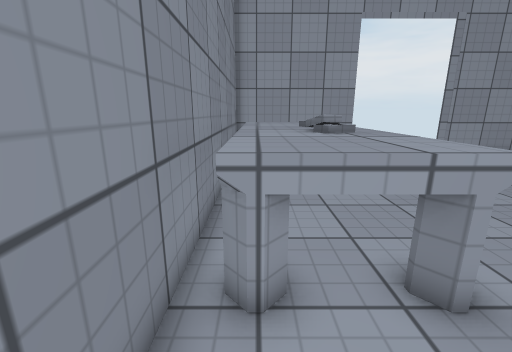
[1] (above)

13 first-person views from a walk through a scene from a Unity 3-D project. The camera is 1.3 m above the floor, tilts 14° down and sees 90° across. Doors are open. The floor is counted in squares, 0.5 m on a side. Each view is taken from the middle of a square. On the plan, view 1 faces up. The plan holds only what a view shows up to about 18 squares ahead; the rest is blank. Surface patterns are stand-ins for the level's own textures.

[2]
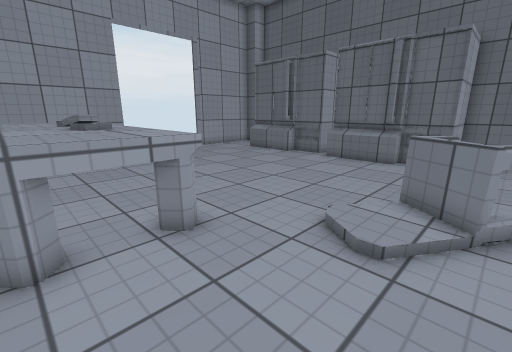

[3]
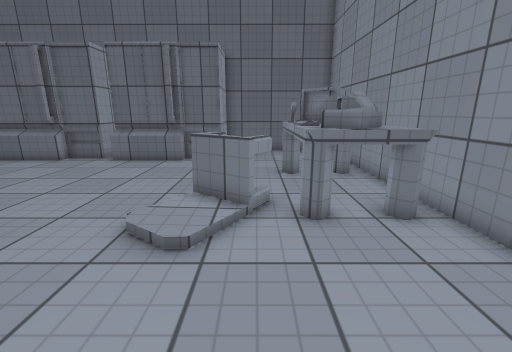

[4]
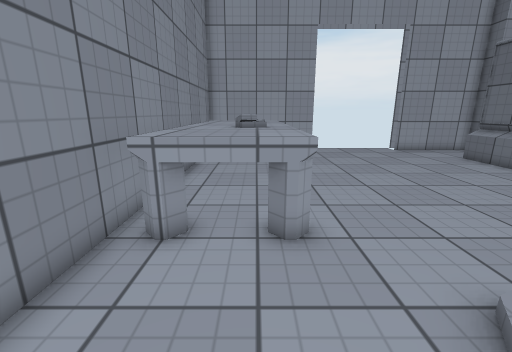

[5]
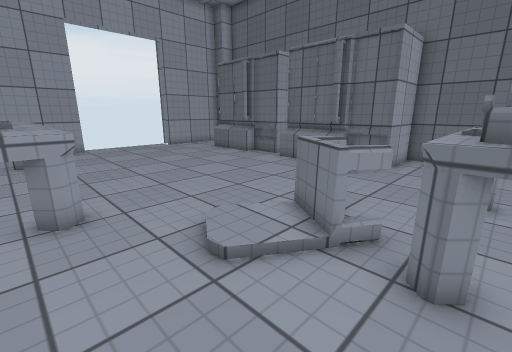

[6]
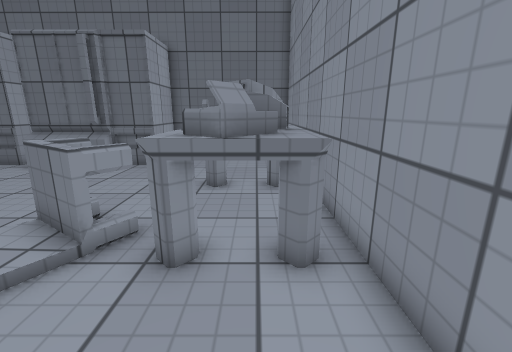

[7]
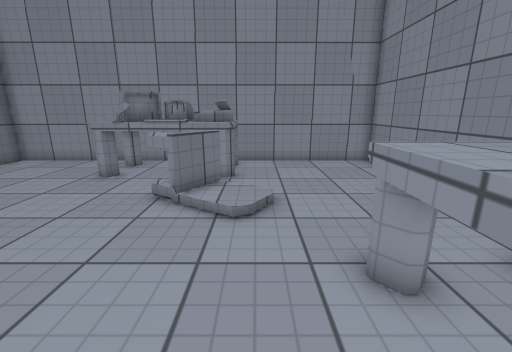

[8]
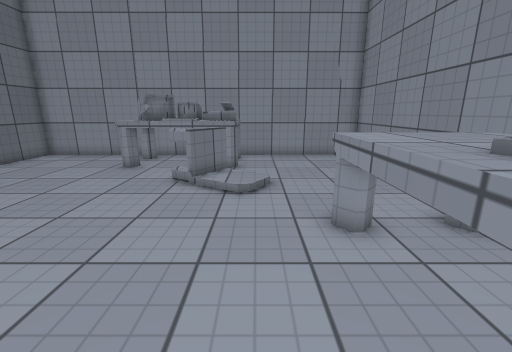

[9]
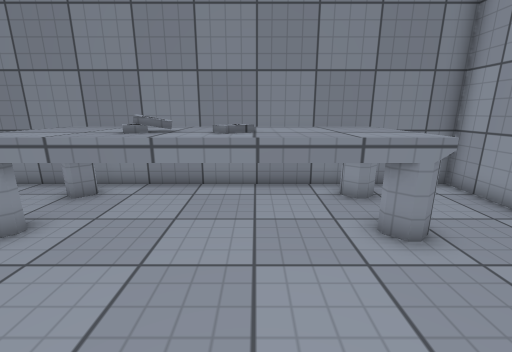

[10]
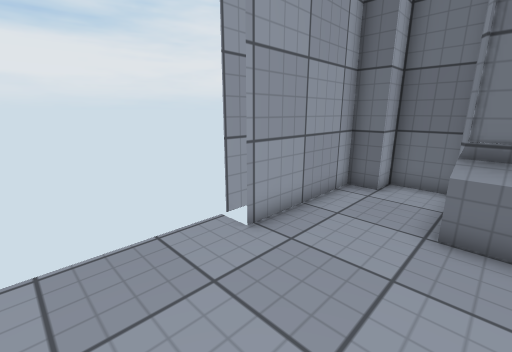

[11]
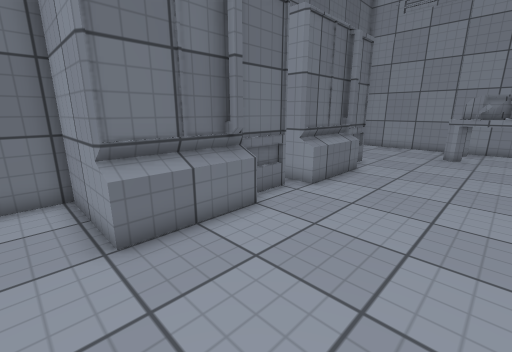

[12]
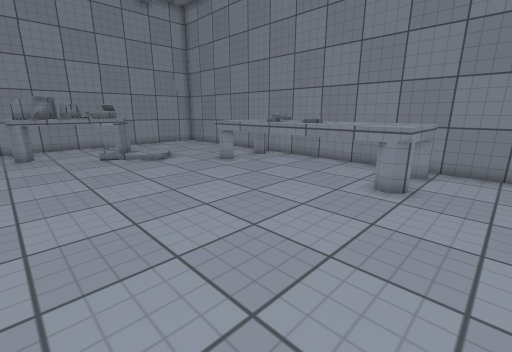

[13]
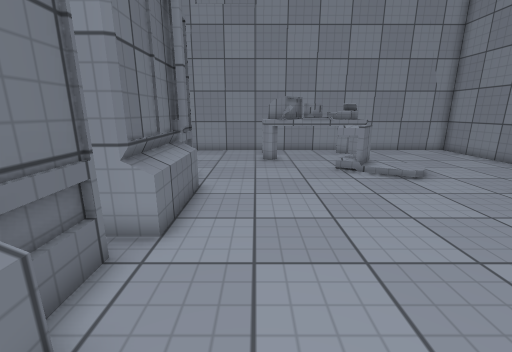

### Floor plan
Key: @ floor where view 1 was taken; # wall or solid block; . main floor; : floor 0.25 m higher than the main floor; / step, stairs or slope; D open door; = window, fence, low wall or low ledge; ^ raised ledge.
Columns run from 1 left of view 1 to 18 right of it. Each row starts with its distance up from view 1.
 17         DDDDD##
 16 #######DDDDDD######
 15 #.................##
 14 #..................#
 13 #^^^^..........=####
 12 #^^^^..........=#
 11 #^^^^..........=#
 10 #^^^^..........=#
  9 #^^^^..........##
  8 #^^^^...........#
  7 #^^^^...........##
  6 #^^^^..........=#
  5 #^^^^..........=#
  4 #^^^^..........=#
  3 #^^^^..........##
  2 #..............=#
  1 #.....//........#
  0 #@..../:==......####
 -1 #...../:=..........#
 -2 #......==#.........#
 -3 #......^^^^^^......#
 -4 #......^^^^#^#.....#
 -5 #......^^^^## .....#
 -6 #......^^^^^^......#
 -7 ####################

Where each view was taken, in squares from view 1:
view 1: 0 up, 0 right, facing up
view 2: 2 down, 0 right, facing up-right
view 3: 2 down, 0 right, facing right
view 4: 2 down, 2 right, facing up
view 5: 4 down, 2 right, facing up-right
view 6: 5 down, 2 right, facing right
view 7: 7 up, 5 right, facing down
view 8: 9 up, 5 right, facing down
view 9: 9 up, 8 right, facing left
view 10: 12 up, 8 right, facing up-right
view 11: 14 up, 9 right, facing down-right
view 12: 15 up, 12 right, facing down-left
view 13: 11 up, 12 right, facing down
